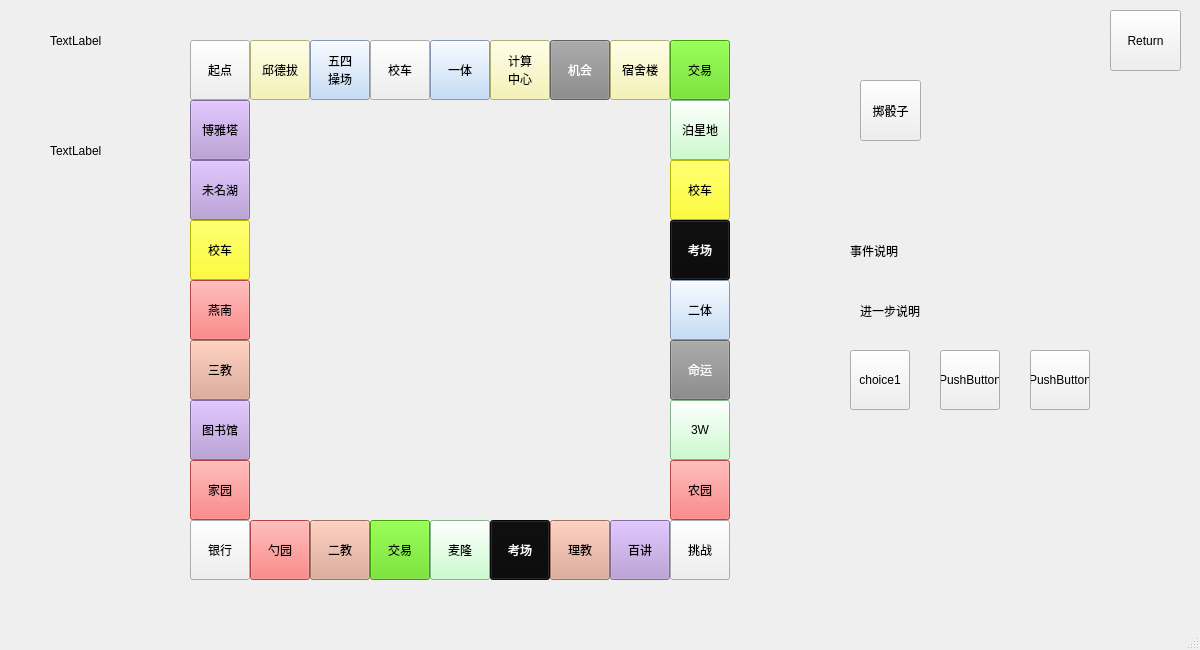
<?xml version="1.0" encoding="UTF-8"?>
<ui version="4.0">
 <class>Game</class>
 <widget class="QMainWindow" name="Game">
  <property name="geometry">
   <rect>
    <x>0</x>
    <y>0</y>
    <width>1200</width>
    <height>650</height>
   </rect>
  </property>
  <property name="windowTitle">
   <string>MainWindow</string>
  </property>
  <widget class="QWidget" name="centralwidget">
   <widget class="QPushButton" name="pushButton_01">
    <property name="geometry">
     <rect>
      <x>250</x>
      <y>40</y>
      <width>60</width>
      <height>60</height>
     </rect>
    </property>
    <property name="palette">
     <palette>
      <active>
       <colorrole role="Button">
        <brush brushstyle="SolidPattern">
         <color alpha="255">
          <red>246</red>
          <green>242</green>
          <blue>164</blue>
         </color>
        </brush>
       </colorrole>
       <colorrole role="Light">
        <brush brushstyle="SolidPattern">
         <color alpha="255">
          <red>246</red>
          <green>242</green>
          <blue>164</blue>
         </color>
        </brush>
       </colorrole>
       <colorrole role="Base">
        <brush brushstyle="SolidPattern">
         <color alpha="255">
          <red>246</red>
          <green>242</green>
          <blue>164</blue>
         </color>
        </brush>
       </colorrole>
       <colorrole role="Window">
        <brush brushstyle="SolidPattern">
         <color alpha="255">
          <red>246</red>
          <green>242</green>
          <blue>164</blue>
         </color>
        </brush>
       </colorrole>
      </active>
      <inactive>
       <colorrole role="Button">
        <brush brushstyle="SolidPattern">
         <color alpha="255">
          <red>246</red>
          <green>242</green>
          <blue>164</blue>
         </color>
        </brush>
       </colorrole>
       <colorrole role="Light">
        <brush brushstyle="SolidPattern">
         <color alpha="255">
          <red>246</red>
          <green>242</green>
          <blue>164</blue>
         </color>
        </brush>
       </colorrole>
       <colorrole role="Base">
        <brush brushstyle="SolidPattern">
         <color alpha="255">
          <red>246</red>
          <green>242</green>
          <blue>164</blue>
         </color>
        </brush>
       </colorrole>
       <colorrole role="Window">
        <brush brushstyle="SolidPattern">
         <color alpha="255">
          <red>246</red>
          <green>242</green>
          <blue>164</blue>
         </color>
        </brush>
       </colorrole>
      </inactive>
      <disabled>
       <colorrole role="Button">
        <brush brushstyle="SolidPattern">
         <color alpha="255">
          <red>246</red>
          <green>242</green>
          <blue>164</blue>
         </color>
        </brush>
       </colorrole>
       <colorrole role="Light">
        <brush brushstyle="SolidPattern">
         <color alpha="255">
          <red>246</red>
          <green>242</green>
          <blue>164</blue>
         </color>
        </brush>
       </colorrole>
       <colorrole role="Base">
        <brush brushstyle="SolidPattern">
         <color alpha="255">
          <red>246</red>
          <green>242</green>
          <blue>164</blue>
         </color>
        </brush>
       </colorrole>
       <colorrole role="Window">
        <brush brushstyle="SolidPattern">
         <color alpha="255">
          <red>246</red>
          <green>242</green>
          <blue>164</blue>
         </color>
        </brush>
       </colorrole>
      </disabled>
     </palette>
    </property>
    <property name="styleSheet">
     <string notr="true">background-color: rgb(246, 242,164);</string>
    </property>
    <property name="text">
     <string>邱德拔</string>
    </property>
   </widget>
   <widget class="QPushButton" name="pushButton_02">
    <property name="geometry">
     <rect>
      <x>310</x>
      <y>40</y>
      <width>60</width>
      <height>60</height>
     </rect>
    </property>
    <property name="styleSheet">
     <string notr="true">background-color: rgb(184, 213, 247);</string>
    </property>
    <property name="text">
     <string>五四
操场</string>
    </property>
   </widget>
   <widget class="QPushButton" name="pushButton_03">
    <property name="geometry">
     <rect>
      <x>370</x>
      <y>40</y>
      <width>60</width>
      <height>60</height>
     </rect>
    </property>
    <property name="text">
     <string>校车</string>
    </property>
   </widget>
   <widget class="QPushButton" name="pushButton_04">
    <property name="geometry">
     <rect>
      <x>430</x>
      <y>40</y>
      <width>60</width>
      <height>60</height>
     </rect>
    </property>
    <property name="styleSheet">
     <string notr="true">background-color: rgb(184, 213, 247);</string>
    </property>
    <property name="text">
     <string>一体</string>
    </property>
   </widget>
   <widget class="QPushButton" name="pushButton_05">
    <property name="geometry">
     <rect>
      <x>490</x>
      <y>40</y>
      <width>60</width>
      <height>60</height>
     </rect>
    </property>
    <property name="styleSheet">
     <string notr="true">background-color: rgb(246, 242, 164);</string>
    </property>
    <property name="text">
     <string>计算
中心</string>
    </property>
   </widget>
   <widget class="QPushButton" name="pushButton_06">
    <property name="geometry">
     <rect>
      <x>550</x>
      <y>40</y>
      <width>60</width>
      <height>60</height>
     </rect>
    </property>
    <property name="styleSheet">
     <string notr="true">color: rgb(255, 255, 255);
background-color: rgb(135, 135, 135);</string>
    </property>
    <property name="text">
     <string>机会</string>
    </property>
   </widget>
   <widget class="QPushButton" name="pushButton_07">
    <property name="geometry">
     <rect>
      <x>610</x>
      <y>40</y>
      <width>60</width>
      <height>60</height>
     </rect>
    </property>
    <property name="styleSheet">
     <string notr="true">background-color: rgb(246, 242, 164);</string>
    </property>
    <property name="text">
     <string>宿舍楼</string>
    </property>
   </widget>
   <widget class="QPushButton" name="pushButton_08">
    <property name="geometry">
     <rect>
      <x>670</x>
      <y>40</y>
      <width>60</width>
      <height>60</height>
     </rect>
    </property>
    <property name="styleSheet">
     <string notr="true">background-color: rgb(88, 217, 9);</string>
    </property>
    <property name="text">
     <string>交易</string>
    </property>
   </widget>
   <widget class="QPushButton" name="pushButton_09">
    <property name="geometry">
     <rect>
      <x>670</x>
      <y>100</y>
      <width>60</width>
      <height>60</height>
     </rect>
    </property>
    <property name="styleSheet">
     <string notr="true">background-color: rgb(189, 251, 193);</string>
    </property>
    <property name="text">
     <string>泊星地</string>
    </property>
   </widget>
   <widget class="QPushButton" name="pushButton_10">
    <property name="geometry">
     <rect>
      <x>670</x>
      <y>160</y>
      <width>60</width>
      <height>60</height>
     </rect>
    </property>
    <property name="styleSheet">
     <string notr="true">background-color: rgb(255, 255, 0);</string>
    </property>
    <property name="text">
     <string>校车</string>
    </property>
   </widget>
   <widget class="QPushButton" name="pushButton_11">
    <property name="geometry">
     <rect>
      <x>670</x>
      <y>220</y>
      <width>60</width>
      <height>60</height>
     </rect>
    </property>
    <property name="styleSheet">
     <string notr="true">color: rgb(255, 255, 255);
background-color: rgb(10, 10, 10);</string>
    </property>
    <property name="text">
     <string>考场</string>
    </property>
   </widget>
   <widget class="QPushButton" name="pushButton_12">
    <property name="geometry">
     <rect>
      <x>670</x>
      <y>280</y>
      <width>60</width>
      <height>60</height>
     </rect>
    </property>
    <property name="styleSheet">
     <string notr="true">background-color: rgb(184, 213, 247);
</string>
    </property>
    <property name="text">
     <string>二体</string>
    </property>
   </widget>
   <widget class="QPushButton" name="pushButton_13">
    <property name="geometry">
     <rect>
      <x>670</x>
      <y>340</y>
      <width>60</width>
      <height>60</height>
     </rect>
    </property>
    <property name="styleSheet">
     <string notr="true">color: rgb(255, 255, 255);
background-color: rgb(135, 135, 135);</string>
    </property>
    <property name="text">
     <string>命运</string>
    </property>
   </widget>
   <widget class="QPushButton" name="pushButton_14">
    <property name="geometry">
     <rect>
      <x>670</x>
      <y>400</y>
      <width>60</width>
      <height>60</height>
     </rect>
    </property>
    <property name="styleSheet">
     <string notr="true">background-color: rgb(189, 251, 193);</string>
    </property>
    <property name="text">
     <string>3W</string>
    </property>
   </widget>
   <widget class="QPushButton" name="pushButton_15">
    <property name="geometry">
     <rect>
      <x>670</x>
      <y>460</y>
      <width>60</width>
      <height>60</height>
     </rect>
    </property>
    <property name="styleSheet">
     <string notr="true">background-color: rgb(253, 93, 93);</string>
    </property>
    <property name="text">
     <string>农园</string>
    </property>
   </widget>
   <widget class="QPushButton" name="pushButton_16">
    <property name="geometry">
     <rect>
      <x>670</x>
      <y>520</y>
      <width>60</width>
      <height>60</height>
     </rect>
    </property>
    <property name="text">
     <string>挑战</string>
    </property>
   </widget>
   <widget class="QPushButton" name="pushButton_17">
    <property name="geometry">
     <rect>
      <x>610</x>
      <y>520</y>
      <width>60</width>
      <height>60</height>
     </rect>
    </property>
    <property name="styleSheet">
     <string notr="true">background-color: rgb(180, 150, 214);</string>
    </property>
    <property name="text">
     <string>百讲</string>
    </property>
   </widget>
   <widget class="QPushButton" name="pushButton_18">
    <property name="geometry">
     <rect>
      <x>550</x>
      <y>520</y>
      <width>60</width>
      <height>60</height>
     </rect>
    </property>
    <property name="styleSheet">
     <string notr="true">background-color: rgb(221, 160, 139);</string>
    </property>
    <property name="text">
     <string>理教</string>
    </property>
   </widget>
   <widget class="QPushButton" name="pushButton_19">
    <property name="geometry">
     <rect>
      <x>490</x>
      <y>520</y>
      <width>60</width>
      <height>60</height>
     </rect>
    </property>
    <property name="styleSheet">
     <string notr="true">background-color: rgb(10, 10, 10);
color: rgb(255, 255, 255);</string>
    </property>
    <property name="text">
     <string>考场</string>
    </property>
   </widget>
   <widget class="QPushButton" name="pushButton_20">
    <property name="geometry">
     <rect>
      <x>430</x>
      <y>520</y>
      <width>60</width>
      <height>60</height>
     </rect>
    </property>
    <property name="styleSheet">
     <string notr="true">background-color: rgb(189, 251, 193);</string>
    </property>
    <property name="text">
     <string>麦隆</string>
    </property>
   </widget>
   <widget class="QPushButton" name="pushButton_21">
    <property name="geometry">
     <rect>
      <x>370</x>
      <y>520</y>
      <width>60</width>
      <height>60</height>
     </rect>
    </property>
    <property name="styleSheet">
     <string notr="true">background-color: rgb(88, 217, 9);</string>
    </property>
    <property name="text">
     <string>交易</string>
    </property>
   </widget>
   <widget class="QPushButton" name="pushButton_22">
    <property name="geometry">
     <rect>
      <x>310</x>
      <y>520</y>
      <width>60</width>
      <height>60</height>
     </rect>
    </property>
    <property name="styleSheet">
     <string notr="true">background-color: rgb(221, 160, 139);</string>
    </property>
    <property name="text">
     <string>二教</string>
    </property>
   </widget>
   <widget class="QPushButton" name="pushButton_23">
    <property name="geometry">
     <rect>
      <x>250</x>
      <y>520</y>
      <width>60</width>
      <height>60</height>
     </rect>
    </property>
    <property name="styleSheet">
     <string notr="true">background-color: rgb(253, 93, 93);</string>
    </property>
    <property name="text">
     <string>勺园</string>
    </property>
   </widget>
   <widget class="QPushButton" name="pushButton_24">
    <property name="geometry">
     <rect>
      <x>190</x>
      <y>520</y>
      <width>60</width>
      <height>60</height>
     </rect>
    </property>
    <property name="text">
     <string>银行</string>
    </property>
   </widget>
   <widget class="QPushButton" name="pushButton_25">
    <property name="geometry">
     <rect>
      <x>190</x>
      <y>460</y>
      <width>60</width>
      <height>60</height>
     </rect>
    </property>
    <property name="styleSheet">
     <string notr="true">background-color: rgb(253, 93, 93);
</string>
    </property>
    <property name="text">
     <string>家园</string>
    </property>
   </widget>
   <widget class="QPushButton" name="pushButton_26">
    <property name="geometry">
     <rect>
      <x>190</x>
      <y>400</y>
      <width>60</width>
      <height>60</height>
     </rect>
    </property>
    <property name="styleSheet">
     <string notr="true">background-color: rgb(180, 150, 214);</string>
    </property>
    <property name="text">
     <string>图书馆</string>
    </property>
   </widget>
   <widget class="QPushButton" name="pushButton_27">
    <property name="geometry">
     <rect>
      <x>190</x>
      <y>340</y>
      <width>60</width>
      <height>60</height>
     </rect>
    </property>
    <property name="styleSheet">
     <string notr="true">background-color: rgb(221, 160, 139);</string>
    </property>
    <property name="text">
     <string>三教</string>
    </property>
   </widget>
   <widget class="QPushButton" name="pushButton_28">
    <property name="geometry">
     <rect>
      <x>190</x>
      <y>280</y>
      <width>60</width>
      <height>60</height>
     </rect>
    </property>
    <property name="styleSheet">
     <string notr="true">background-color: rgb(253, 93, 93);</string>
    </property>
    <property name="text">
     <string>燕南</string>
    </property>
   </widget>
   <widget class="QPushButton" name="pushButton_29">
    <property name="geometry">
     <rect>
      <x>190</x>
      <y>220</y>
      <width>60</width>
      <height>60</height>
     </rect>
    </property>
    <property name="styleSheet">
     <string notr="true">background-color: rgb(255, 255, 0);</string>
    </property>
    <property name="text">
     <string>校车</string>
    </property>
   </widget>
   <widget class="QPushButton" name="pushButton_30">
    <property name="geometry">
     <rect>
      <x>190</x>
      <y>160</y>
      <width>60</width>
      <height>60</height>
     </rect>
    </property>
    <property name="styleSheet">
     <string notr="true">background-color: rgb(180, 150, 214);</string>
    </property>
    <property name="text">
     <string>未名湖</string>
    </property>
   </widget>
   <widget class="QPushButton" name="pushButton_31">
    <property name="geometry">
     <rect>
      <x>190</x>
      <y>100</y>
      <width>60</width>
      <height>60</height>
     </rect>
    </property>
    <property name="styleSheet">
     <string notr="true">background-color: rgb(180, 150, 214);</string>
    </property>
    <property name="text">
     <string>博雅塔</string>
    </property>
   </widget>
   <widget class="QPushButton" name="pushButton_00">
    <property name="geometry">
     <rect>
      <x>190</x>
      <y>40</y>
      <width>60</width>
      <height>60</height>
     </rect>
    </property>
    <property name="text">
     <string>起点</string>
    </property>
   </widget>
   <widget class="QLabel" name="label_0">
    <property name="geometry">
     <rect>
      <x>50</x>
      <y>10</y>
      <width>111</width>
      <height>61</height>
     </rect>
    </property>
    <property name="text">
     <string>TextLabel</string>
    </property>
   </widget>
   <widget class="QLabel" name="label_1">
    <property name="geometry">
     <rect>
      <x>50</x>
      <y>120</y>
      <width>111</width>
      <height>61</height>
     </rect>
    </property>
    <property name="text">
     <string>TextLabel</string>
    </property>
   </widget>
   <widget class="QPushButton" name="Return">
    <property name="geometry">
     <rect>
      <x>1110</x>
      <y>10</y>
      <width>71</width>
      <height>61</height>
     </rect>
    </property>
    <property name="text">
     <string>Return</string>
    </property>
   </widget>
   <widget class="QPushButton" name="pushButton">
    <property name="geometry">
     <rect>
      <x>860</x>
      <y>80</y>
      <width>61</width>
      <height>61</height>
     </rect>
    </property>
    <property name="text">
     <string>掷骰子</string>
    </property>
   </widget>
   <widget class="QWidget" name="widget" native="true">
    <property name="geometry">
     <rect>
      <x>850</x>
      <y>210</y>
      <width>261</width>
      <height>231</height>
     </rect>
    </property>
    <widget class="QLabel" name="label">
     <property name="geometry">
      <rect>
       <x>0</x>
       <y>20</y>
       <width>211</width>
       <height>41</height>
      </rect>
     </property>
     <property name="text">
      <string>事件说明</string>
     </property>
    </widget>
    <widget class="QPushButton" name="choice1">
     <property name="geometry">
      <rect>
       <x>0</x>
       <y>140</y>
       <width>60</width>
       <height>60</height>
      </rect>
     </property>
     <property name="text">
      <string>choice1</string>
     </property>
    </widget>
    <widget class="QPushButton" name="choice2">
     <property name="geometry">
      <rect>
       <x>90</x>
       <y>140</y>
       <width>60</width>
       <height>60</height>
      </rect>
     </property>
     <property name="text">
      <string>PushButton</string>
     </property>
    </widget>
    <widget class="QPushButton" name="choice3">
     <property name="geometry">
      <rect>
       <x>180</x>
       <y>140</y>
       <width>60</width>
       <height>60</height>
      </rect>
     </property>
     <property name="text">
      <string>PushButton</string>
     </property>
    </widget>
    <widget class="QLabel" name="label_detail">
     <property name="geometry">
      <rect>
       <x>10</x>
       <y>80</y>
       <width>181</width>
       <height>41</height>
      </rect>
     </property>
     <property name="text">
      <string>进一步说明</string>
     </property>
    </widget>
   </widget>
  </widget>
  <widget class="QMenuBar" name="menubar">
   <property name="geometry">
    <rect>
     <x>0</x>
     <y>0</y>
     <width>1200</width>
     <height>25</height>
    </rect>
   </property>
  </widget>
  <widget class="QStatusBar" name="statusbar"/>
 </widget>
 <resources/>
 <connections/>
</ui>
